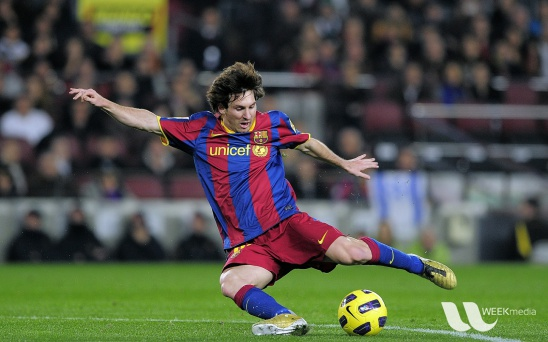
#> input picture Grab-cut/messi5.jpg, 548 x 342 px
$ python main.py
#> lines starting #> are read from the running program, lines starting #| are printed output that depends on the picture; after the words box and inside, x2 and y2 are one past the last pixel; in counts of white or black regions, pixels touching at a corner belong together; long printed decimals are rounded
### Grab-cut/alg/grabCut_GMM.py
import numpy as np
from sklearnex import patch_sklearn
patch_sklearn() #启动加速补丁
#> (this line was passed over: sklearnex is not available in this run)

from sklearn.cluster import KMeans
import time
from sklearn.datasets import make_blobs
from maxflow import Graph
from .GMM import Model
# from Hist import Model

BG = 0  # 背景
FG = 1  # 前景
PR_BG = 2  # 未确定背景
PR_FG = 3  # 未确定前景
gamma = 30  # 平滑度项前面的系数

def bg_mask(mask):
    return np.where(np.logical_or(mask == BG, mask == PR_BG))  # 找mask中为0/2的坐标，即背景和未确定背景

def fg_mask(mask):
    return np.where(np.logical_or(mask == FG, mask == PR_FG))  # 找mask中为1/3的坐标，即背景和未确定背景


# [14 lines left out: function construct_gc_graph, not called in this run]


def construct_base_graph(mask, left_V, upleft_V, up_V, upright_V):
    rows, cols = mask.shape
    node_count = cols * rows
    base_graph = Graph[float]()
    nodes = base_graph.add_nodes(node_count)

    bgd_indexes = np.where(mask.reshape(-1) == BG)
    fgd_indexes = np.where(mask.reshape(-1) == FG)
    # 每个背景像素有一条连边和每个源点的权为0，保证切割；和每个汇点权为1e8
    for node in bgd_indexes[0]:
        base_graph.add_tedge(node, 0, 1e8)

    # 每个前景像素有一条连边和每个汇点的权为0，保证切割；和每个源点权为1e8
    for node in fgd_indexes[0]:
        base_graph.add_tedge(node, 1e8, 0)

    # 右边的和左边的有一条连边
    img_indexes = np.arange(rows * cols, dtype=np.uint32).reshape(rows, cols)  # 制作每个像素的序号
    temp1 = img_indexes[:, 1:]
    temp2 = img_indexes[:, :-1]
    mask1 = temp1.reshape(-1)
    mask2 = temp2.reshape(-1)
    for n1, n2, w in zip(mask1, mask2, left_V.reshape(-1).tolist()):
        base_graph.add_edge(n1, n2, w, w)

    # 左上角和右下角有一条连边
    temp1 = img_indexes[1:, 1:]
    temp2 = img_indexes[:-1, :-1]
    mask1 = temp1.reshape(-1)
    mask2 = temp2.reshape(-1)
    for n1, n2, w in zip(mask1, mask2, upleft_V.reshape(-1).tolist()):
        base_graph.add_edge(n1, n2, w, w)

    # 下面的和上面的有一条连边
    temp1 = img_indexes[1:, :]
    temp2 = img_indexes[:-1, :]
    mask1 = temp1.reshape(-1)
    mask2 = temp2.reshape(-1)
    for n1, n2, w in zip(mask1, mask2, up_V.reshape(-1).tolist()):
        base_graph.add_edge(n1, n2, w, w)

    # 左下角和右上角有一条连边
    temp1 = img_indexes[1:, :-1]
    temp2 = img_indexes[:-1, 1:]
    mask1 = temp1.reshape(-1)
    mask2 = temp2.reshape(-1)
    for n1, n2, w in zip(mask1, mask2, upright_V.reshape(-1).tolist()):
        base_graph.add_edge(n1, n2, w, w)

    return base_graph,nodes

# [18 lines left out: function estimate_segmentation, not called in this run]


# 计算Beta以及普通边权
def pre_cul(img):
    rows, cols, _ = img.shape  # 图片行列数
    ################################################  求beta  ################################################
    # 求beta的准备工作
    _left_diff = img[:, 1:] - img[:, :-1]  # 右边像素减去左边像素的值
    _upleft_diff = img[1:, 1:] - img[:-1, :-1]  # 右下角像素减去左上角像素的值
    _up_diff = img[1:, :] - img[:-1, :]  # 下面的像素减去上面的像素的值
    _upright_diff = img[1:, :-1] - img[:-1, 1:]  # 左下角像素减去右上角像素的值
    # 对像素差开方
    sq_left_diff = np.square(_left_diff)  # shape:(342, 547, 3)=(H,W-1,3)
    sq_upleft_diff = np.square(_upleft_diff)  # shape:(341, 547, 3)=(H-1,W-1,3)
    sq_upright_diff = np.square(_upright_diff)  # shape:(341, 547, 3)=(H-1,W-1,3)
    sq_up_diff = np.square(_up_diff)  # shape:(341, 548, 3)=(H-1,W,3)

    # beta=1/(2*<(z_m-z_n)^2>) 经验值
    beta = np.sum(sq_left_diff) + np.sum(sq_upleft_diff) + np.sum(sq_up_diff) + np.sum(sq_upright_diff)
    beta = 1 / (2 * beta / (4 * cols * rows - 3 * cols - 3 * rows + 2))
    print('Beta:', beta)

    ################################################ 能量公式中的平滑度项V ################################################
    # 只是求出总体V，后面还要再根据alpha来选择哪些加入计算。注意这里沿着shpe:(342, 547)
    left_V = gamma * np.exp(-beta * np.sum(np.square(_left_diff), axis=2))
    upleft_V = gamma / np.sqrt(2) * np.exp(-beta * np.sum(np.square(_upleft_diff), axis=2))
    up_V = gamma * np.exp(-beta * np.sum(np.square(_up_diff), axis=2))
    upright_V = gamma / np.sqrt(2) * np.exp(-beta * np.sum(np.square(_upright_diff), axis=2))

    return left_V, upleft_V, up_V, upright_V


# 输入图像，掩码，矩形框；输出分割结果
def GrabCut(img, mask, rect):
    # 将图像转成矩阵
    img = np.asarray(img, dtype=np.float32)  # shape:(342, 548, 3)=(H,W,3)
    rows, cols, _ = img.shape  # 图片行列数
    if rect is not None:  # 矩形框非空，将掩码的矩形框范围内的值置为PR_FG（未确定前景）
        mask[rect[1]:rect[1] + rect[3], rect[0]:rect[0] + rect[2]] = PR_FG
    # 提前计算V项
    left_V, upleft_V, up_V, upright_V = pre_cul(img)

    # 创建基本无向图
    base_graph, nodes = construct_base_graph(mask, left_V, upleft_V, up_V, upright_V)
    last, i = 1e9, 0
    while(True):
        i += 1
        bgd_indexes, fgd_indexes = bg_mask(mask), fg_mask(mask)
        # 创建前景，背景model
        bgd_model, fgd_model = Model(img[bgd_indexes]), Model(img[fgd_indexes])
        # 创建无向图
        gc_graph = construct_gc_graph(base_graph.copy(), img, mask, fgd_model, bgd_model)
        # 分割
        mask, value = estimate_segmentation(mask, gc_graph, rows, cols, nodes)
        if(last-value<0.01*last or i>=10):
            break
        else:
            last = value
    return mask

### Grab-cut/main.py
# 读取图像，调用grabcut获取分割掩码，展示分割效果
import sys
import os
import numpy as np
import math
import cv2 as cv
import igraph as ig
from sklearn.cluster import KMeans
import time
from alg.grabCut_GMM import *
# from alg.grabCut_hist import *


# 读取图像
filename = 'messi5.jpg'
img = cv.imread(filename)
#> img is the input picture: shape (342, 548, 3); mean B, G, R 72.4, 86, 82.2

# 准备掩码(H,W)和输出(H,W,3)
mask = np.zeros(img.shape[:2], dtype=np.uint8)
# 准备矩形框
rect = (69, 59, 389, 277)  # 左下角坐标+宽和高
T1 = time.time()
mask = GrabCut(img, mask, rect)  # 调用grabcut算法
#> in GrabCut, `mask[rect[1]:rect[1] + rect[3], rect[0]:rect[0] + rect[2]] = PR_FG`:
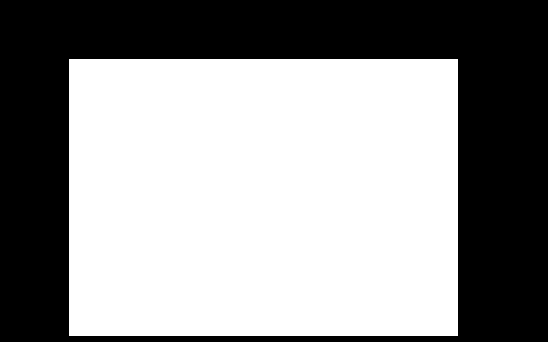
#> mask: shape (342, 548); values 0 (black) and 3 (white), 57.5% white; 1 black region, box (x1, y1, x2, y2) and area: (0, 0, 548, 342) 79663
#> in pre_cul, `_upright_diff = img[1:, :-1] - img[:-1, 1:]`:
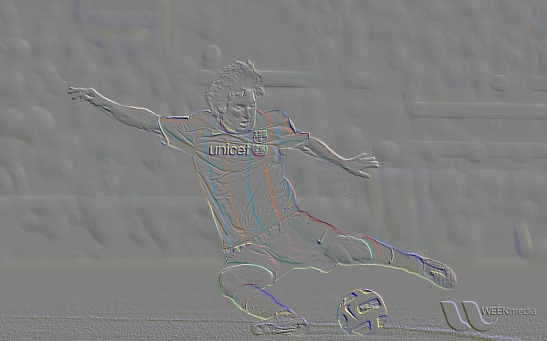
#> _upright_diff: shape (341, 547, 3) float32; mean B, G, R 0, 0.2, 0.1; drawn with min black and max white
#> in pre_cul, `sq_left_diff = np.square(_left_diff)`:
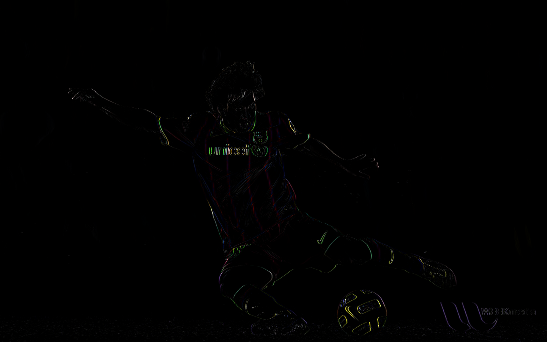
#> sq_left_diff: shape (342, 547, 3) float32; mean B, G, R 120.8, 122.7, 134.1; drawn with min black and max white
#> in pre_cul, `beta = np.sum(sq_left_diff) + np.sum(sq_upleft_diff) + np.sum(sq_up_di..`: beta = 440886688
#> in pre_cul, `beta = 1 / (2 * beta / (4 * cols * rows - 3 * cols - 3 * rows + 2))`: beta = 0.000847
#| Beta: 0.0008472
#> in pre_cul, `left_V = gamma * np.exp(-beta * np.sum(np.square(_left_diff), axis=2))`:
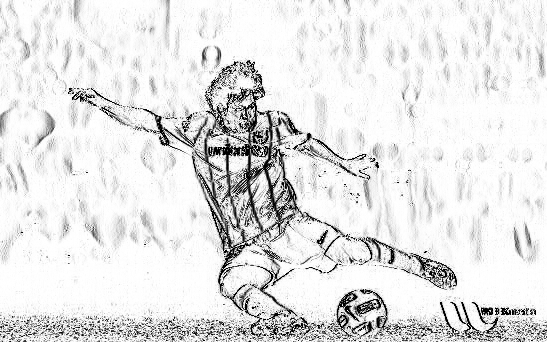
#> left_V: shape (342, 547) float32; min 1.76e-29, max 30, mean 26.9; drawn with min black and max white
#> in pre_cul, `upleft_V = gamma / np.sqrt(2) * np.exp(-beta * np.sum(np.square(_uplef..`:
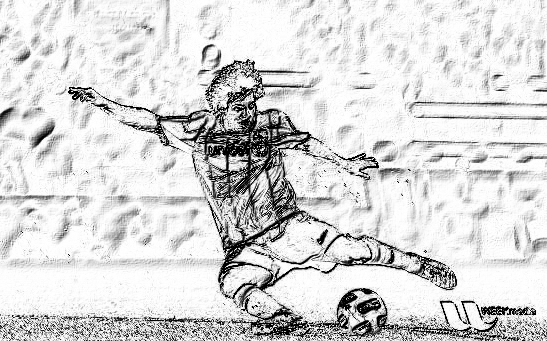
#> upleft_V: shape (341, 547) float32; min 2.35e-42, max 21.21, mean 18; drawn with min black and max white
#> in pre_cul, `up_V = gamma * np.exp(-beta * np.sum(np.square(_up_diff), axis=2))`:
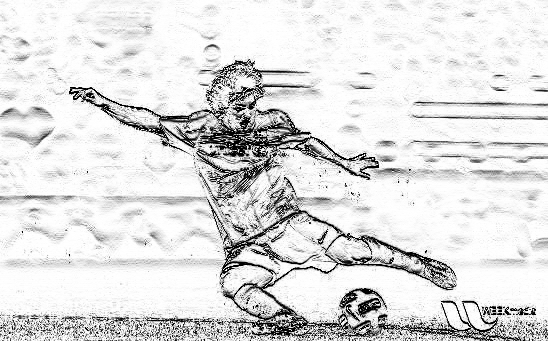
#> up_V: shape (341, 548) float32; min 3.9e-33, max 30, mean 26.3; drawn with min black and max white
#> in pre_cul, `upright_V = gamma / np.sqrt(2) * np.exp(-beta * np.sum(np.square(_upri..`:
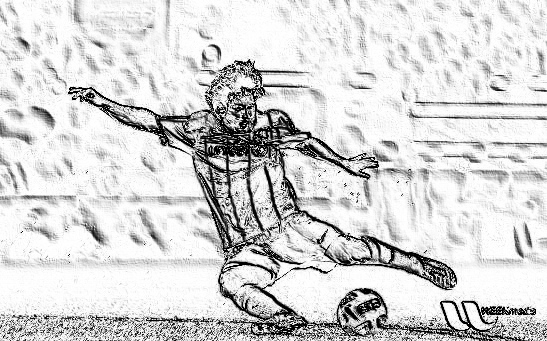
#> upright_V: shape (341, 547) float32; min 5.03e-38, max 21.21, mean 17.8; drawn with min black and max white
#> (the run stopped early here; a loop or call above may not have finished)
